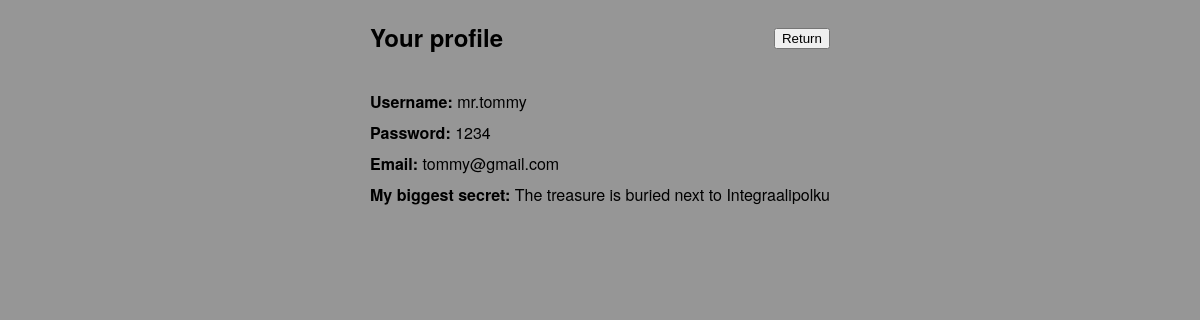
The page /ownpage/7 (signed in) on the database its author committed.
### blogs/models.py (models this page shows)
class AppUser(AbstractBaseUser, PermissionsMixin):
    id = models.AutoField(primary_key=True)
    username = models.CharField(max_length=30, unique=True)
    password = models.CharField(max_length=255, default="")
    email = models.EmailField(max_length=255, default="", unique=True)
    secret = models.CharField(max_length=255, default="")
    is_active = models.BooleanField(default=True)
    is_staff = models.BooleanField(default=False)
    is_superuser = models.BooleanField(default=False)
    objects = UserAccountManager()
    USERNAME_FIELD = "email"
    REQUIRED_FIELDS = ["username", "password", "secret"]

### blogs/views.py (the view)
# urls.py: path('ownpage/<int:pk>', views.ownPageView, name='ownpage'), # user's information
@login_required
def ownPageView(request, pk):
    log_entries = LogEntry.objects.all()
    log_entries = log_entries.order_by("-id").values()
    try:
        user_to_observe = AppUser.objects.get(id=pk)
    except ObjectDoesNotExist:
        return redirect("/")
    return render(request, "ownpage.html", { "user" : user_to_observe, "log_entries" : log_entries  })

### blogs/templates/ownpage.html (shortened to what this page needs)
<!DOCTYPE html>
<html xmlns="http://www.w3.org/1999/xhtml">
    <head>
        <link rel="stylesheet" href="../static/main.css">
    </head>
    <body>
        <div class="header">
            <h2>Your profile</h2>
            <form method="post" action="/" style="margin-left:auto;">
                <input type="submit" value="Return"/>
            </form>
        </div>
        <ul style="max-width: 55vw">
            <li><b>Username:</b> {{ user.username }}</li>
            <li style="overflow-wrap: break-word;"><b>Password:</b> {{ user.password }}</li>
            <li><b>Email:</b> {{ user.email }}</li>
            <li><b>My biggest secret:</b> {{ user.secret }}</li>
        </ul>
    </body>
</html>

### blogs/static/main.css (style rules this page uses)
body { margin: auto; font-family: "Helvetica Neue", sans-serif; background-color: #969696; max-width: 50vw; display: grid; justify-content: center; align-items: center; max-height: 100vh; }
ul { list-style-type: none; margin-top: 1em; padding: 0; }
ul li { margin-bottom: .5em; }
.header { display: flex; align-items: center; }

### rows shown on the page
AppUser: username "mr.tommy", password "1234", email "tommy@gmail.com", secret "The treasure is buried next to Integraalipolku"
